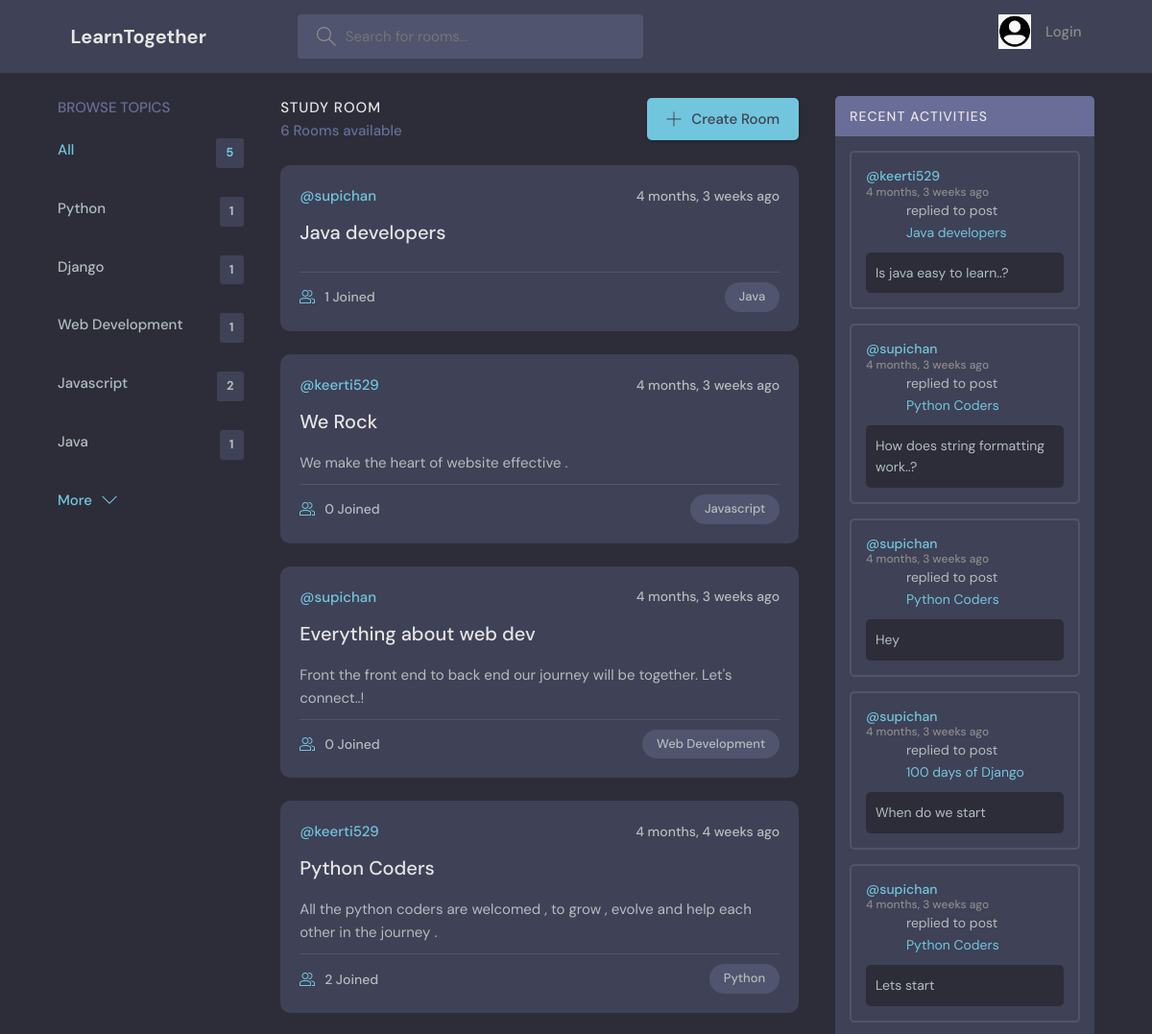
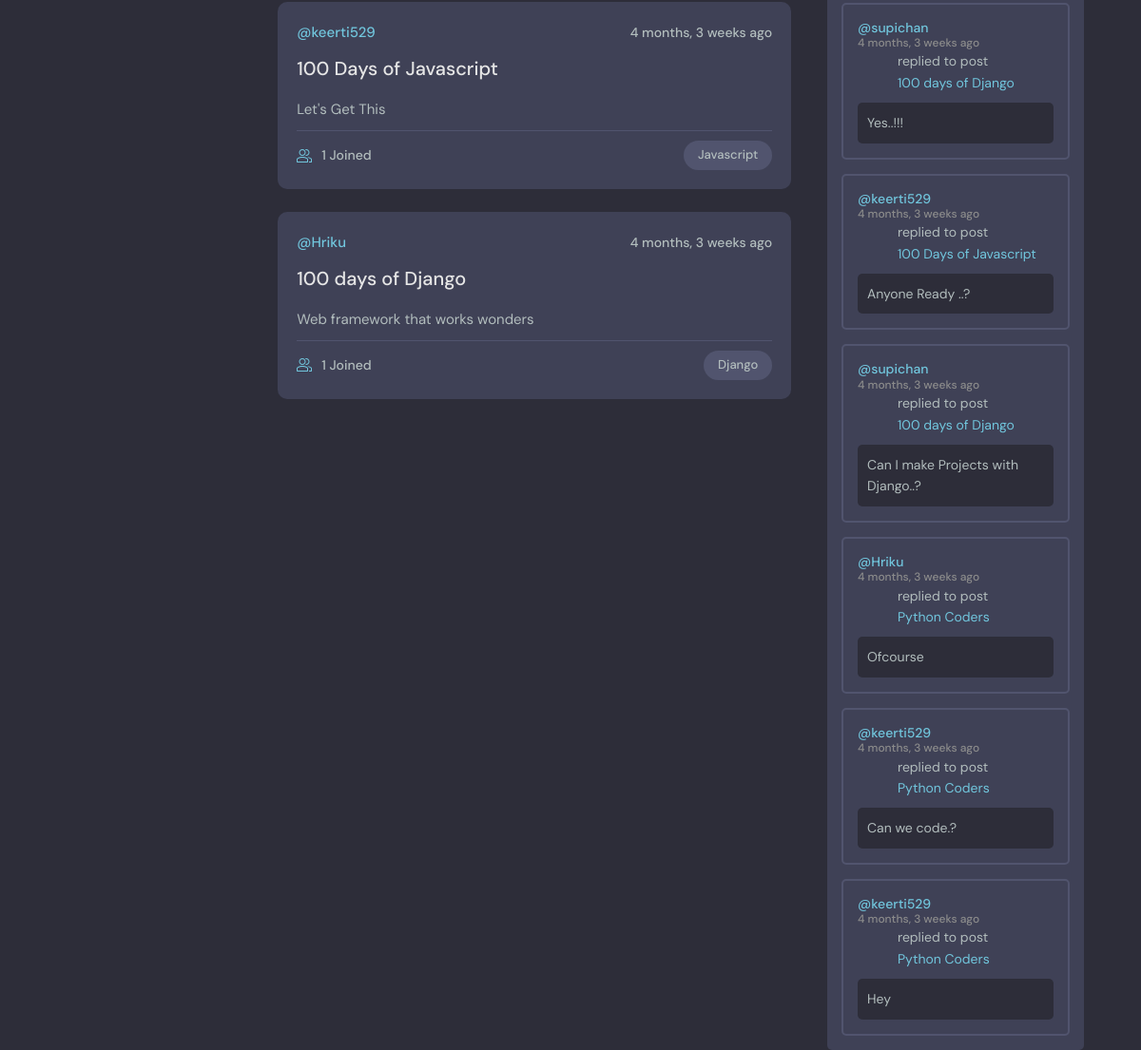
The page / on the database its author committed (2 pictures, top to bottom).
### base/models.py (models this page shows, shortened)
class Topic(models.Model):
    name=models.CharField(max_length=100)

class Room(models.Model):
    host=models.ForeignKey(User,on_delete=models.SET_NULL,null=True)
    topic=models.ForeignKey(Topic,on_delete=models.SET_NULL,null=True)
    name=models.CharField(max_length= 100)
    description=models.TextField(null=True, blank=True)
    participants=models.ManyToManyField(User,related_name='participants',blank=True,null=True)
    updated=models.DateTimeField(auto_now=True)
    created=models.DateTimeField(auto_now_add=True)
    class Meta:
        ordering=['-updated', '-created']
    def __str__(self):
        return self.name

class Message(models.Model):
    user=models.ForeignKey(User,on_delete=models.CASCADE)
    room=models.ForeignKey(Room,on_delete=models.CASCADE)
    body=models.TextField()
    updated=models.DateTimeField(auto_now=True)
    created=models.DateTimeField(auto_now_add=True)
    class Meta:
        ordering=['-updated', '-created']

### base/views.py (the view)
# urls.py: path('',views.home , name="home"),
def home(request):
    q=request.GET.get('q') if request.GET.get('q')!=None else ""
    rooms=Room.objects.filter(Q(topic__name__icontains =q) |
    Q(name__icontains =q) | Q(description__icontains =q))
    topics=Topic.objects.all()[:5]
    room_messages=Message.objects.filter(Q(room__topic__name__icontains=q))
    context={'rooms':rooms,'topics':topics,'room_messages':room_messages}
    return render(request, 'base/home.html',context)

### base/templates/base/home.html (shortened to what this page needs)
{% extends 'main.html' %}
{% block content %}
    <main class="layout layout--3">
      <div class="container">
        {% include 'base/topics_component.html'%}
        <div class="roomList">
          <div class="roomList__header">
            <div>
              <h2>Study Room</h2>
              <p>{{rooms.count}} Rooms available</p>
            </div>
            <a class="btn btn--main" href="{% url 'create-room'%}">
              <svg version="1.1" xmlns="http://www.w3.org/2000/svg" width="32" height="32" viewBox="0 0 32 32">
                <title>add</title>
                <path
                  d="M16.943 0.943h-1.885v14.115h-14.115v1.885h14.115v14.115h1.885v-14.115h14.115v-1.885h-14.115v-14.115z"
                ></path>
              </svg>
              Create Room
            </a>
          </div>
          {% include 'base/feed_comp.html' %}
        </div>
        {% include 'base/activity.html'%}
      </div>
    </main>
{% endblock  %}

### base/templates/base/topics_component.html
<div class="topics">
    <div class="topics__header">
      <h2>Browse Topics</h2>
    </div>
    <ul class="topics__list">
      <li>
        <a href="{% url 'home' %}" class="active">All <span>{{topics.count}} </span></a>
      </li>
      {% for topic in topics %}
      <li>
        <a href="{% url 'home' %}?q={{topic.name}}">{{topic.name}}<span>{{topic.room_set.all.count}} </span></a>
      </li>
      {% endfor %}
    </ul>
    <a class="btn btn--link" href="{% url 'topicpage' %}">
      More
      <svg version="1.1" xmlns="http://www.w3.org/2000/svg" width="32" height="32" viewBox="0 0 32 32">
        <title>chevron-down</title>
        <path d="M16 21l-13-13h-3l16 16 16-16h-3l-13 13z"></path>
      </svg>
    </a>
  </div>

### base/templates/base/feed_comp.html (shortened to what this page needs)
{% for room in rooms %}
<div class="roomListRoom">
  <div class="roomListRoom__header">
    <a href="{% url 'user-profile' room.host.id %}" class="roomListRoom__author">
      <span>@{{room.host.username}}</span>
    </a>
    <div class="roomListRoom__actions">
      <span>{{room.created|timesince}} ago</span>
    </div>
  </div>
  <div class="roomListRoom__content">
    <a href="{% url 'room' room.id %}">{{room.name}}</a>
    <p>
      {{room.description}}
    </p>
  </div>
  <div class="roomListRoom__meta">
    <a href="{% url 'room' room.id %}" class="roomListRoom__joined">
      {{room.participants.all.count}} Joined
    </a>
    <p class="roomListRoom__topic">{{room.topic.name}} </p>
  </div>
</div>
{% endfor %}

### base/templates/base/activity.html (shortened to what this page needs)
<div class="activities">
  <div class="activities__header">
    <h2>Recent Activities</h2>
  </div>
  {% for msg in room_messages %}
  <div class="activities__box">
    <div class="activities__boxHeader roomListRoom__header">
      <a href="{% url 'user-profile' msg.user.id  %}" class="roomListRoom__author">
        <p>
          @{{msg.user.username}}
          <span>{{msg.created|timesince }} ago </span>
        </p>
      </a>
    </div>
    <div class="activities__boxContent">
      <p>replied to post <a href="{% url 'room' msg.room.id %}">{{msg.room}}</a></p>
      <div class="activities__boxRoomContent">
{{msg.body}}
     </div>
    </div>
  </div>
  {% endfor %}
</div>

### rows shown on the page
Topic: name "Python", room_set.all.count "1"
Topic: name "Django", room_set.all.count "1"
Topic: name "Web Development", room_set.all.count "1"
Topic: name "Javascript", room_set.all.count "2"
Topic: name "Java", room_set.all.count "1"
Room: host.username "supichan", created "4 months, 3 weeks", name "Java developers", participants.all.count "1", topic.name "Java"
Room: host.username "keerti529", created "4 months, 3 weeks", name "We Rock", description "We make the heart of website effective .", participants.all.count "0", topic.name "Javascript"
Room: host.username "supichan", created "4 months, 3 weeks", name "Everything about web dev", description "Front the front end to back end our journey will be together. Let's connect..!", participants.all.count "0", topic.name "Web Development"
Room: host.username "keerti529", created "4 months, 4 weeks", name "Python Coders", description "All the python coders are welcomed , to grow , evolve and help each other in the journey .", participants.all.count "2", topic.name "Python"
Room: host.username "keerti529", created "4 months, 3 weeks", name "100 Days of Javascript", description "Let's Get This", participants.all.count "1", topic.name "Javascript"
Room: host.username "Hriku", created "4 months, 3 weeks", name "100 days of Django", description "Web framework that works wonders", participants.all.count "1", topic.name "Django"
Message: user.username "keerti529", created "4 months, 3 weeks", room "Java developers", body "Is java easy to learn..?"
Message: user.username "supichan", created "4 months, 3 weeks", room "Python Coders", body "How does string formatting work..?"
Message: user.username "supichan", created "4 months, 3 weeks", room "Python Coders", body "Hey"
Message: user.username "supichan", created "4 months, 3 weeks", room "100 days of Django", body "When do we start"
Message: user.username "supichan", created "4 months, 3 weeks", room "Python Coders", body "Lets start"
Message: user.username "supichan", created "4 months, 3 weeks", room "100 days of Django", body "Yes..!!!"
Message: user.username "keerti529", created "4 months, 3 weeks", room "100 Days of Javascript", body "Anyone Ready ..?"
Message: user.username "supichan", created "4 months, 3 weeks", room "100 days of Django", body "Can I make Projects with Django..?"
Message: user.username "Hriku", created "4 months, 3 weeks", room "Python Coders", body "Ofcourse"
Message: user.username "keerti529", created "4 months, 3 weeks", room "Python Coders", body "Can we code.?"
Message: user.username "keerti529", created "4 months, 3 weeks", room "Python Coders", body "Hey"

### other values the page prints
{{ topics.count }} "5"
{{ rooms.count }} "6"
